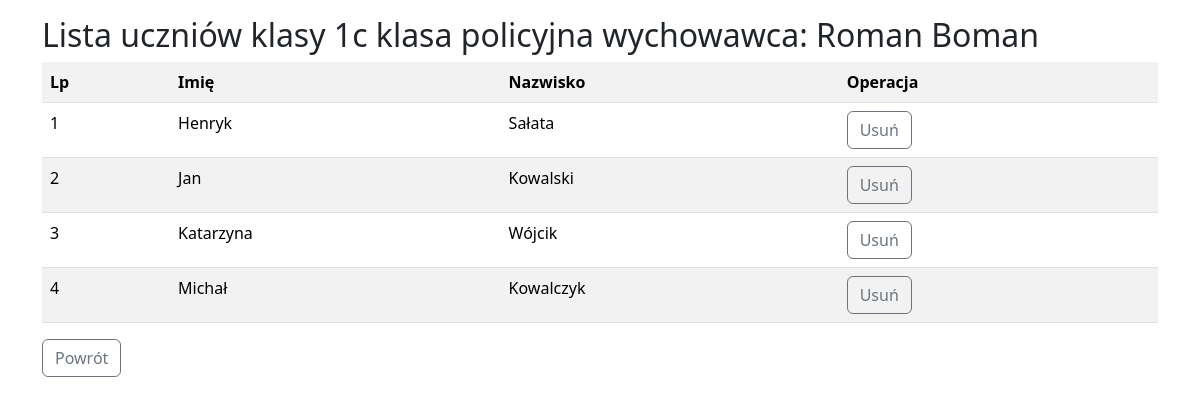
/listByGroup.php?id=3, run on the app's committed database.
### tables this page shows
CREATE TABLE `groups` (
  `id` int(11) NOT NULL,
  `name` varchar(50) NOT NULL,
  `description` text NOT NULL,
  `teacher` varchar(50) NOT NULL
);

CREATE TABLE `students` (
  `id` int(11) NOT NULL,
  `firstname` varchar(50) NOT NULL,
  `lastname` varchar(50) NOT NULL,
  `group_id` int(11) NOT NULL
);

### functions.php (called while the page is built, shortened)
<?php
function getConnection(): ?mysqli
{
    $conn = new mysqli('localhost', 'root',
null, '3tip_cw1');
    return $conn;
}
function getGroupById(int $id ) : array {
    $conn = getConnection();
    $sql = "SELECT * FROM groups WHERE id={$id}";
    $result = $conn->query($sql);
    $group = $result->fetch_row();
    return $group;
}
function getStudentsByGroupId(int $id) : array {
    $conn = getConnection();
    $sql = "SELECT * FROM students WHERE group_id={$id}";
    $result = $conn->query($sql);
    $students = [];
    while($row = $result->fetch_row()){
        $students[] = $row;
    }
    return $students;
}

### listByGroup.php (the view, shortened to what this page needs)
<!DOCTYPE html>
<html lang="en">
<head>
    <link href="https://cdn.jsdelivr.net/npm/bootstrap@5.3.3/dist/css/bootstrap.min.css" rel="stylesheet">
    <link rel="stylesheet" href="style.css">
</head>
<body>
    <main class="container">
        <?php
        require_once 'functions.php';
        if (isset($_GET['id'])) {
            $group = getGroupById($_GET['id']);
            echo "<h2 class='mt-3'>Lista uczniów klasy {$group[1]} {$group[2]} wychowawca: {$group[3]}</h2>";
        }
        ?>
        <table class="table table-striped">
            <tr>
                <th>Lp</th>
                <th>Imię</th>
                <th>Nazwisko</th>
                <th>Operacja</th>
            </tr>
            <?php
            $students = getStudentsByGroupId($_GET['id']);
            $lp = 0;
            foreach ($students as $s) {
                $lp++;
                echo "<tr>";
                echo "<td>{$lp}</td>";
                echo "<td>{$s[1]}</td>";
                echo "<td>{$s[2]}</td>";
                echo "<td><a class='btn btn-outline-secondary' href='removeFromDb.php?id={$s[0]}'>Usuń</a></td>";
                echo "</tr>";
            }
            ?>
        </table>
        <a class="btn btn-outline-secondary" href="index.php">Powrót</a>
    </main>
</body>
</html>

### data on the page
groups: name "1c", description "klasa policyjna", teacher "Roman Boman"
students: firstname "Henryk", lastname "Sałata"
students: firstname "Jan", lastname "Kowalski"
students: firstname "Katarzyna", lastname "Wójcik"
students: firstname "Michał", lastname "Kowalczyk"
